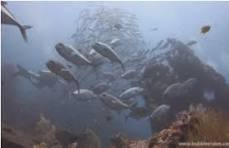
#> input picture images/underwaterimage1.jpeg, 229 x 148 px; its folder holds only this picture in this run
$ python -i utility.py   (imports and definitions only)
#> lines starting #> are read from the running program, lines starting #| are printed output that depends on the picture
### PSO.py
import numpy as np

#particle class
class Particle:
  def __init__(self, func, dim, vmin, vmax, seed):
    self.rnd = np.random.seed(seed)

    # initialize position, velocity, local_best_particle of the particle with 0.0 value
    self.velocity = np.zeros(dim)
    self.best_part_pos = np.zeros(dim)

    self.position = np.random.uniform(vmin, vmax, dim)

    # compute fitness of particle
    self.fitness = func(self.position) # curr fitness

    # initialize best position and fitness of this particle
    self.best_part_pos = np.copy(self.position)
    self.best_part_fitness = self.fitness     # best fitness


def pso(func, max_iter, num_particles, dim, vmin, vmax, params):

  # hyper parameters
  wmax = params["wmax"]    # maximum inertia
  wmin = params["wmin"]    #minimum inertia
  c1 = params["c1"] 	   # cognitive (particle)
  c2 = params["c2"]       # social (swarm)

  rnd = np.random.seed()

  # create num_particles
  swarm = [Particle(func, dim, vmin, vmax, i) for i in range(num_particles)]

  # compute the value of best_position and best_fitness in swarm
  best_swarm_pos = np.zeros(dim)
  best_swarm_fitness = np.inf # swarm best

  # computer best particle of swarm and it's fitness
  for i in range(num_particles): # check each particle
    if swarm[i].fitness < best_swarm_fitness:
      best_swarm_fitness = swarm[i].fitness
      best_swarm_pos = np.copy(swarm[i].position)

  # main loop of pso
  it = 0
  while it < max_iter:

    # For every 5 iterations print iteration number and best fitness value
    if it % 5 == 0:
      print("Iteration = " + str(it) + " best fitness = %f" % best_swarm_fitness)

    w = wmax - ((wmax - wmin)/max_iter)*it

    for i in range(num_particles):

      # compute new velocity of current particle
      swarm[i].velocity = (
                           (w * swarm[i].velocity) +
                           (c1 * np.random.rand(dim) * (swarm[i].best_part_pos - swarm[i].position)) +
                           (c2 * np.random.rand(dim) * (best_swarm_pos -swarm[i].position))
                         )

      # compute new position using new velocity
      for k in range(dim):
        swarm[i].position[k] += swarm[i].velocity[k]
        swarm[i].position[k] = np.maximum(swarm[i].position[k], vmin)
        swarm[i].position[k] = np.minimum(swarm[i].position[k], vmax)

      # compute fitness of new position
      swarm[i].fitness = func(swarm[i].position)

      # check for local best particle
      if swarm[i].fitness < swarm[i].best_part_fitness:
        swarm[i].best_part_fitness = swarm[i].fitness
        swarm[i].best_part_pos = np.copy(swarm[i].position)

      # check for global best particle
      if swarm[i].fitness < best_swarm_fitness:
        best_swarm_fitness = swarm[i].fitness
        best_swarm_pos = np.copy(swarm[i].position)

    it += 1

  gbest ={}
  gbest["position"] = best_swarm_pos
  gbest["cost"] = best_swarm_fitness

  return gbest

### utility.py
import numpy as np
import cv2 as cv
import matplotlib.pyplot as plt
from PSO import *

# shows histogram of all 3 channels
def color_hist(img):

    y = np.linspace(0 ,256)
    fig , ax = plt.subplots(3,1)
    ax[0].hist(img[:,:,0].flatten().ravel(),color='blue',bins = 256)
    ax[1].hist(img[:,:,1].flatten().ravel(),color='green',bins = 256)
    ax[2].hist(img[:,:,2].flatten().ravel(),color='red',bins = 256)

    plt.show()

def plot_hist(img):

    plt.hist(img.flatten(),bins = 150)
    plt.show()

# stacking BGR channels in order after computation
def image(input):
    val = list(input)

    for p in range(len(val)):
        if val[p][1]=="B":
            b = val[p][0]
        elif val[p][1]=="G":
            g = val[p][0]
        if val[p][1]=="R":
            r = val[p][0]
    img = np.dstack([b,g,r])
    img = np.array(img,dtype=np.uint8)

    return img

# Indicating superior, inferior and intermediate channels based on mean of pixels in channel
def superior_inferior_split(img):

    B, G, R = cv.split(img)

    pixel = {"B":np.mean(B) ,"G":np.mean(G),"R":np.mean(R)}
    pixel_ordered = dict(sorted(pixel.items(), key=lambda x: x[1], reverse=True))

    # Classifying Maximum, Minimum and Intermediate channels of image
    label =["Pmax","Pint","Pmin"]
    chanel={}

    for i,j in zip(range(len(label)),pixel_ordered.keys()):
         if j=="B":
             chanel[label[i]]=list([B,j])

         elif j=="G":
             chanel[label[i]]=list([G,j])

         else:
             chanel[label[i]]=list([R,j])

    return chanel


def neutralize_image(img):

    track = superior_inferior_split(img)

    Pmax = track["Pmax"][0]
    Pint = track["Pint"][0]
    Pmin = track["Pmin"][0]

    #gain_factor Pint
    J = (np.sum(Pmax) - np.sum(Pint))/(np.sum(Pmax) + np.sum(Pint))

    #gain_factor Pmin
    K = (np.sum(Pmax) - np.sum(Pmin))/(np.sum(Pmax) + np.sum(Pmin))

    track["Pint"][0] = Pint + (J * Pmax)
    track["Pmin"][0] = Pmin + (K * Pmax)

    #neutralised image
    neu_img = image(track.values())

    return neu_img


def Stretching(image):

    LSR_img = [] # for lower stretched image
    USR_img = [] # for upper stretched image
    height, width = image.shape[:2]

    for i in range(image.shape[2]):
        img_hist = image[:,:,i]
        max_P = np.max(img_hist)
        min_P = np.min(img_hist)

        mean_P = np.mean(img_hist)
        median_P = np.median(img_hist)

        avg_point = (mean_P + median_P)/2

        LS_img = np.zeros((height, width))
        US_img = np.zeros((height, width))

        for i in range(0, height):
            for j in range(0, width):
                if img_hist[i][j] < avg_point:
                    LS_img[i][j] = int((( img_hist[i][j] - min_P) * ((255 - min_P) / (avg_point - min_P)) + min_P))
                    US_img[i][j] = 0
                    #array_upper_histogram_stretching[i][j] = p_out
                else:
                    LS_img[i][j] = 255
                    US_img[i][j] = int((( img_hist[i][j] - avg_point) * ((255) / (max_P - avg_point))))

        LSR_img.append(LS_img)
        USR_img.append(US_img)

    LS = np.array(np.dstack(LSR_img),dtype=np.uint8)
    US = np.array(np.dstack(USR_img),dtype=np.uint8)

    return LS,US


def enhanced_image(img1, img2):

    #integration of dual intensity images to get Enhanced-constrast output image
    b1,g1,r1 = cv.split(img1)
    b2,g2,r2 = cv.split(img2)

    height, width = img1.shape[:2]
    dual_img=np.zeros((height, width,3),dtype=np.uint8)

    dual_img[:,:,0] = np.array(np.add(b1/2, b2/2),dtype = np.uint8)
    dual_img[:,:,1] = np.array(np.add(g1/2, g2/2),dtype = np.uint8)
    dual_img[:,:,2] = np.array(np.add(r1/2, r2/2),dtype = np.uint8)

    return dual_img


def pso_image(img):

    group = superior_inferior_split(img)

    maxi = np.mean(group["Pmax"][0])
    inte = np.mean(group["Pint"][0])
    mini = np.mean(group["Pmin"][0])

    # Defining hyperparameters
    n = 50  # number of particles
    params = {"wmax" : 0.9, "wmin" : 0.4, "c1" : 2 , "c2" : 2}
    max_iteration = 100

    x = np.array([inte, mini])

    def func(X,P_sup = maxi):
        return np.square(P_sup - X[0])+np.square(P_sup - X[1])

    nVar= 2  # number of variables to optimize
    VarMin = 0  # lower bound of variables , you can use np.array() for different variables
    VarMax = 255   # upper bound of variables, you can use np.array() for different variables

    gbest = pso(func, max_iter=max_iteration, num_particles = n, dim = 2, vmin = VarMin, vmax = VarMax, params = params)

    #gamma correction for inferior color channels
    mean_colors = gbest['position']
    gamma = np.log(mean_colors/255)/np.log(x/255)

    group["Pint"][0] = np.array(255*np.power(group["Pint"][0]/255 , gamma[0]))
    group["Pmin"][0] = np.array(255*np.power(group["Pmin"][0]/255 , gamma[1]))


    pso_res = image(group.values())

    return pso_res

def unsharp_masking(img):

    alpha = 0.2
    beta = 1 -alpha
    img_blur = cv.GaussianBlur(img, (1,1),sigmaX=1)
    unsharp_img = cv.addWeighted(img, alpha, img_blur, beta, 0.0)

    return unsharp_img
def NUCE(img):
    # Step 1: Neutralize the image
    neutralized = neutralize_image(img)

    # Step 2: Apply PSO-based color correction
    pso_corrected = pso_image(neutralized)

    # Step 3: Apply stretching
    ls_img, us_img = Stretching(pso_corrected)

    # Step 4: Combine stretched images
    enhanced = enhanced_image(ls_img, us_img)

    # Step 5: Apply unsharp masking for detail enhancement
    final_img = unsharp_masking(enhanced)

    return final_img

>>> import cv2
>>> picture = cv2.imread('images/underwaterimage1.jpeg')
#> picture is the input picture: shape (148, 229, 3); mean B, G, R 136.8, 121.2, 116
>>> result = NUCE(picture)
#> in superior_inferior_split, `B, G, R = cv.split(img)`:
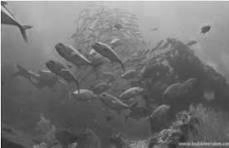
#> R: shape (148, 229); min 25, max 255, mean 116
#> in superior_inferior_split, `pixel = {"B":np.mean(B) ,"G":np.mean(G),"R":np.mean(R)}`: pixel = {'B': 136.8, 'G': 121.2, 'R': 116}
#> the loop in superior_inferior_split, `for i,j in zip(range(len(label)),pixel_ordered.keys()):` made 3 passes
#> j on passes 1 to 3: 'B', 'G', 'R'
#> after the loop in superior_inferior_split, `for i,j in zip(range(len(label)),pixel_ordered.keys()):`: chanel = 3 items
#> in neutralize_image, `J = (np.sum(Pmax) - np.sum(Pint))/(np.sum(Pmax) + np.sum(Pint))`: J = 0.0603
#> in neutralize_image, `K = (np.sum(Pmax) - np.sum(Pmin))/(np.sum(Pmax) + np.sum(Pmin))`: K = 0.0823
#> in image, `img = np.dstack([b,g,r])`:
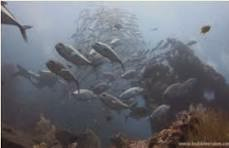
#> img: shape (148, 229, 3) float64; mean of channels 0, 1, 2 136.8, 129.5, 127.2; drawn with min black and max white
#> the loop in superior_inferior_split (call 2), `for i,j in zip(range(len(label)),pixel_ordered.keys()):` made 3 passes
#> in pso_image, `group = superior_inferior_split(img)`: group = 3 items
#> in pso_image, `maxi = np.mean(group["Pmax"][0])`: maxi = 136.8
#> in pso_image, `inte = np.mean(group["Pint"][0])`: inte = 127.4
#> in pso_image, `mini = np.mean(group["Pmin"][0])`: mini = 126.4
#> in pso_image, `x = np.array([inte, mini])`: x = [127.4, 126.4]
#> in pso_image, `gamma = np.log(mean_colors/255)/np.log(x/255)`: gamma = [0.897, 0.888]
#> in image (call 2), `img = np.dstack([b,g,r])`:
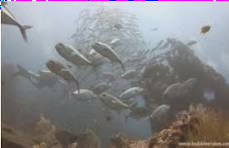
#> img: shape (148, 229, 3) float64; mean of channels 0, 1, 2 136.8, 135.7, 135.9; drawn as B, G, R
#> the loop in Stretching, `for i in range(image.shape[2]):` made 3 passes
#> (min_P, mean_P, median_P, avg_point) on passes 1 to 3: (17, 136.8, 119, 127.9), (0, 135.3, 118, 126.7), (0, 135.6, 119, 127.3)
#> after the loop in Stretching, `for i in range(image.shape[2]):`:
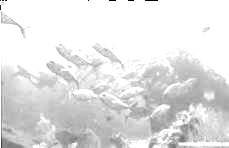
#> LS_img: shape (148, 229) float64; min 0, max 255, mean 226.8
#> after the loop in Stretching, `for i in range(image.shape[2]):`:
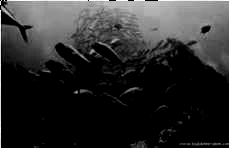
#> US_img: shape (148, 229) float64; min 0, max 255, mean 44.3
#> after the loop in Stretching, `for i in range(image.shape[2]):`: LSR_img = 3 items
#> in enhanced_image, `dual_img[:,:,0] = np.array(np.add(b1/2, b2/2),dtype = np.uint8)`:
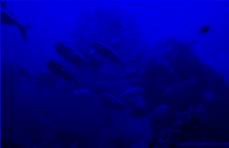
#> dual_img: shape (148, 229, 3); mean of channels 0, 1, 2 134.4, 0, 0; drawn as B, G, R
#> in enhanced_image, `dual_img[:,:,1] = np.array(np.add(g1/2, g2/2),dtype = np.uint8)`:
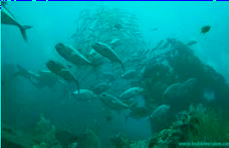
#> dual_img: shape (148, 229, 3); mean of channels 0, 1, 2 134.4, 135.3, 0; drawn as B, G, R

$ run again, on images/1.png
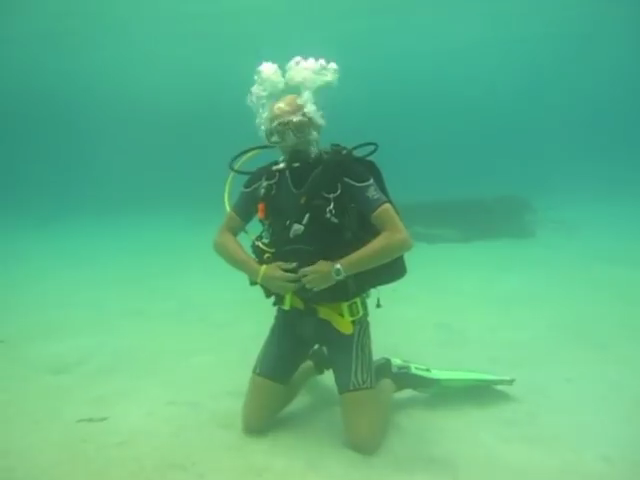
#> input picture images/1.png, 640 x 480 px
#> picture is the input picture: shape (480, 640, 3); mean B, G, R 134, 181.7, 91.9
#> pixel = {'B': 134, 'G': 181.7, 'R': 91.87}
#> pixel_ordered = {'G': 181.7, 'B': 134, 'R': 91.87}
#> the loop in superior_inferior_split, `for i,j in zip(range(len(label)),pixel_ordered.keys()):` made 3 passes
#> j on passes 1 to 3: 'G', 'B', 'R'
#> after the loop in superior_inferior_split, `for i,j in zip(range(len(label)),pixel_ordered.keys()):`: chanel = 3 items
#> J = 0.151
#> K = 0.328
#> the loop in superior_inferior_split (call 2), `for i,j in zip(range(len(label)),pixel_ordered.keys()):` made 3 passes
#> group = 3 items
#> maxi = 181.7
#> inte = 160.7
#> mini = 150.1
#> x = [160.7, 150.1]
#> gamma = [0.734, 0.64]
#> the loop in Stretching, `for i in range(image.shape[2]):` made 3 passes
#> (min_P, mean_P, median_P, avg_point) on passes 1 to 3: (0, 180.3, 188, 184.2), (63, 181.7, 183, 182.4), (0, 179.3, 171, 175.1)
#> after the loop in Stretching, `for i in range(image.shape[2]):`:
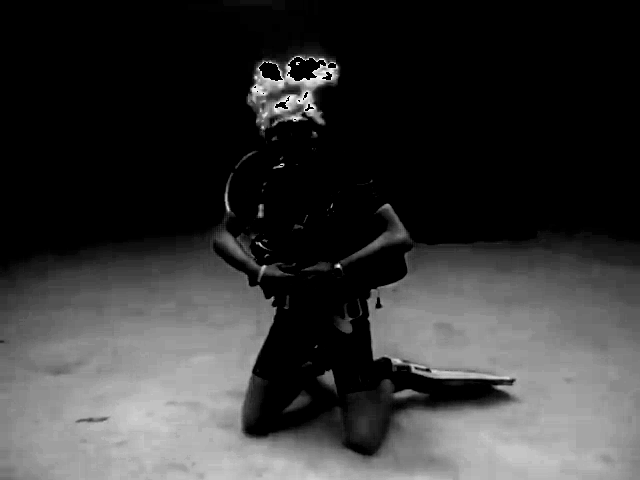
#> US_img: shape (480, 640) float64; min 0, max 255, mean 54.5
#> after the loop in Stretching, `for i in range(image.shape[2]):`: LSR_img = 3 items
#> in enhanced_image, `dual_img[:,:,2] = np.array(np.add(r1/2, r2/2),dtype = np.uint8)`:
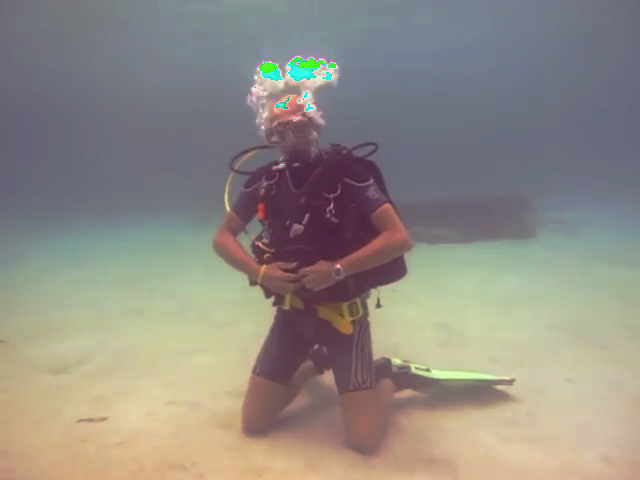
#> dual_img: shape (480, 640, 3); mean of channels 0, 1, 2 132.3, 139.9, 144.9; drawn as B, G, R
